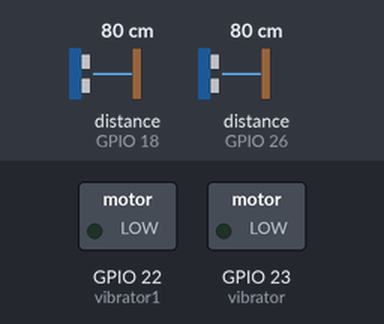
A sketch run on a simulated ESP32. On the bench: switched loads named in the sketch (green lamp = pin HIGH). Wiring (inferred from the names in the program): ultrasonic range finder: trigger GPIO 5; echo GPIO 18. Inputs (shaded band) come from the test bench; at power-on: distance to the obstacle (sensors on GPIO 18, GPIO 26) 80 cm. The echo pulse lasts 58.3 µs per cm; WiFi joins after 1.5 s; servers stay silent unless stated; pins used as bus, display or sensor lines are not drawn; what the sketch prints to the serial monitor is not drawn.

Above: at 3.2 s.
3.3 s: distance to the obstacle (sensor on GPIO 18) set to 34 cm
4.8 s: distance to the obstacle (sensor on GPIO 18) set to 28 cm
At 5.8 s:
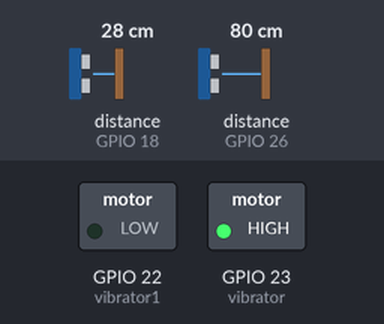
6.3 s: distance to the obstacle (sensor on GPIO 18) set to 35 cm
At 6.8 s:
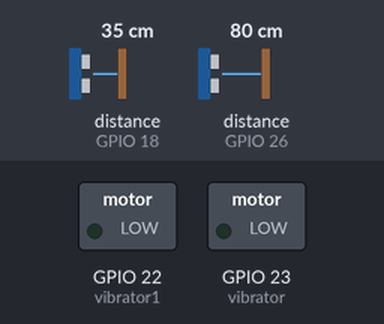
7.8 s: distance to the obstacle (sensor on GPIO 18) set to 2 cm
At 8.1 s:
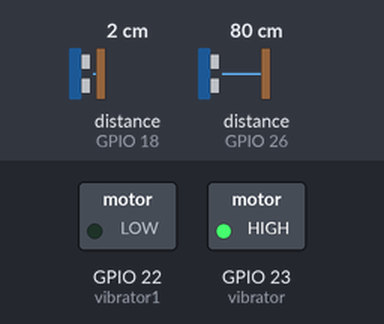
9.3 s: distance to the obstacle (sensor on GPIO 26) set to 32 cm
10.8 s: distance to the obstacle (sensor on GPIO 26) set to 27 cm
At 11.5 s:
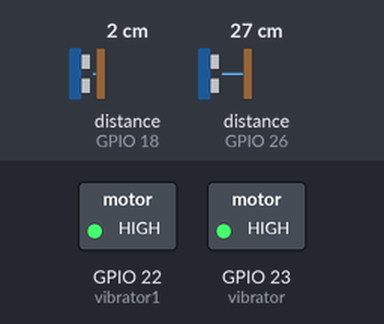
Timing chart, 0 to 13.3 s (numbered marks = the images above; inputs shaded):
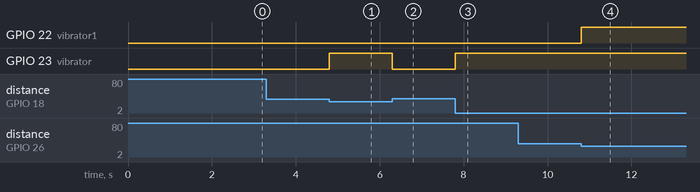

Measured:
- the behaviour switches between 31 and 30 cm on distance to the obstacle (sensor on GPIO 18) (found by bisection; images 0 and 1)
- the behaviour switches between 31 and 30 cm on distance to the obstacle (sensor on GPIO 26) (found by bisection; images 3 and 4)
- after the input at 4.8 s, GPIO 23 (vibrator): LOW → HIGH at once
- after the input at 6.3 s, GPIO 23 (vibrator): HIGH → LOW at once
- after the input at 7.8 s, GPIO 23 (vibrator): LOW → HIGH at once
- after the input at 10.8 s, GPIO 22 (vibrator1): LOW → HIGH at once

The sketch:

main.ino
```cpp
// defines pins numbers
const int trigPin = 5;
const int echoPin = 18;
const int vibrator = 23;
const int vibrator1 = 22;
const int trigPin1 = 27;
const int echoPin1 = 26;
#include <WiFi.h>
#include <WiFiUdp.h>

const char *ssid = "YourWiFiSSID";
const char *password = "YourWiFiPassword";

WiFiUDP udp;
unsigned int localPort = 1234; // Port to listen on


// defines variables
long duration1;
long duration2;
int distance1;
int distance2;
int safetyDistance1;
int safetyDistance2;


void setup() {
  pinMode(trigPin, OUTPUT);  // Sets the trigPin as an Output
  pinMode(echoPin, INPUT);   // Sets the echoPin as an Input
  pinMode(vibrator, OUTPUT);
  pinMode(vibrator1,OUTPUT);
  pinMode(trigPin1, OUTPUT);
  pinMode(echoPin1, INPUT);
  Serial.begin(115200);
  WiFi.begin(ssid, password);
  while (WiFi.status() != WL_CONNECTED) {
    delay(1000);
    Serial.println("Connecting to WiFi...");
  }
  Serial.println("Connected to WiFi");

  // Start UDP
  udp.begin(localPort);
  Serial.print("Listening on UDP port ");
  Serial.println(localPort); // Starts the serial communication
}


void loop() {
  int packetSize = udp.parsePacket();
  int receivedInt=0;
  if (packetSize >= sizeof(int)) {

    udp.read((char *)&receivedInt, sizeof(int));

    Serial.print("Received integer: ");
    Serial.println(receivedInt);
  }
  // Clears the trigPin
  digitalWrite(trigPin, LOW);
  delayMicroseconds(2);
  // Sets the trigPin on HIGH state for 10 micro seconds
  digitalWrite(trigPin, HIGH);
  delayMicroseconds(2);
  digitalWrite(trigPin, LOW);

  // Reads the echoPin, returns the sound wave travel time in microseconds
  duration1 = pulseIn(echoPin, HIGH);
  // Calculating the distance
  distance1 = duration1 * 0.034 / 2;

  safetyDistance1 = distance1;
  if(safetyDistance1 < 30 && safetyDistance1 > 0 || safetyDistance2 < 30 && safetyDistance2 > 0)
  {
    if (safetyDistance1 < 30 && safetyDistance1 > 0) {
    digitalWrite(vibrator, HIGH);
  } else {
    digitalWrite(vibrator, LOW);
  }

  // Prints the distance on the Serial Monitor
  Serial.print("Distance1: ");
  Serial.println(distance1);

    digitalWrite(trigPin1, LOW);
    delayMicroseconds(2);
    digitalWrite(trigPin1, HIGH);
    delayMicroseconds(2);
    digitalWrite(trigPin1, LOW);

    duration2 = pulseIn(echoPin1, HIGH);
    distance2 = duration2 * 0.034 / 2;

 safetyDistance2 = distance2;
  if (safetyDistance2 < 30 && safetyDistance2 > 0) {
    digitalWrite(vibrator1, HIGH);
  } else {
    digitalWrite(vibrator1, LOW);
  }

  Serial.print("Distance2: ");
  Serial.println(distance2);
}
   else if (receivedInt%100==1 && receivedInt%10==1)
  {
     digitalWrite(vibrator, HIGH);
     digitalWrite(vibrator1, HIGH);
  }
  else if(receivedInt%100==1 && receivedInt%10==0)
  {
    digitalWrite(vibrator, HIGH);
     digitalWrite(vibrator1, LOW);
  }
  else if(receivedInt%100==0 && receivedInt%10==1)
  {
    digitalWrite(vibrator, LOW);
     digitalWrite(vibrator1, HIGH);
  }
  else
  {
    digitalWrite(vibrator, LOW);
     digitalWrite(vibrator1, LOW);
  }
  }
```
